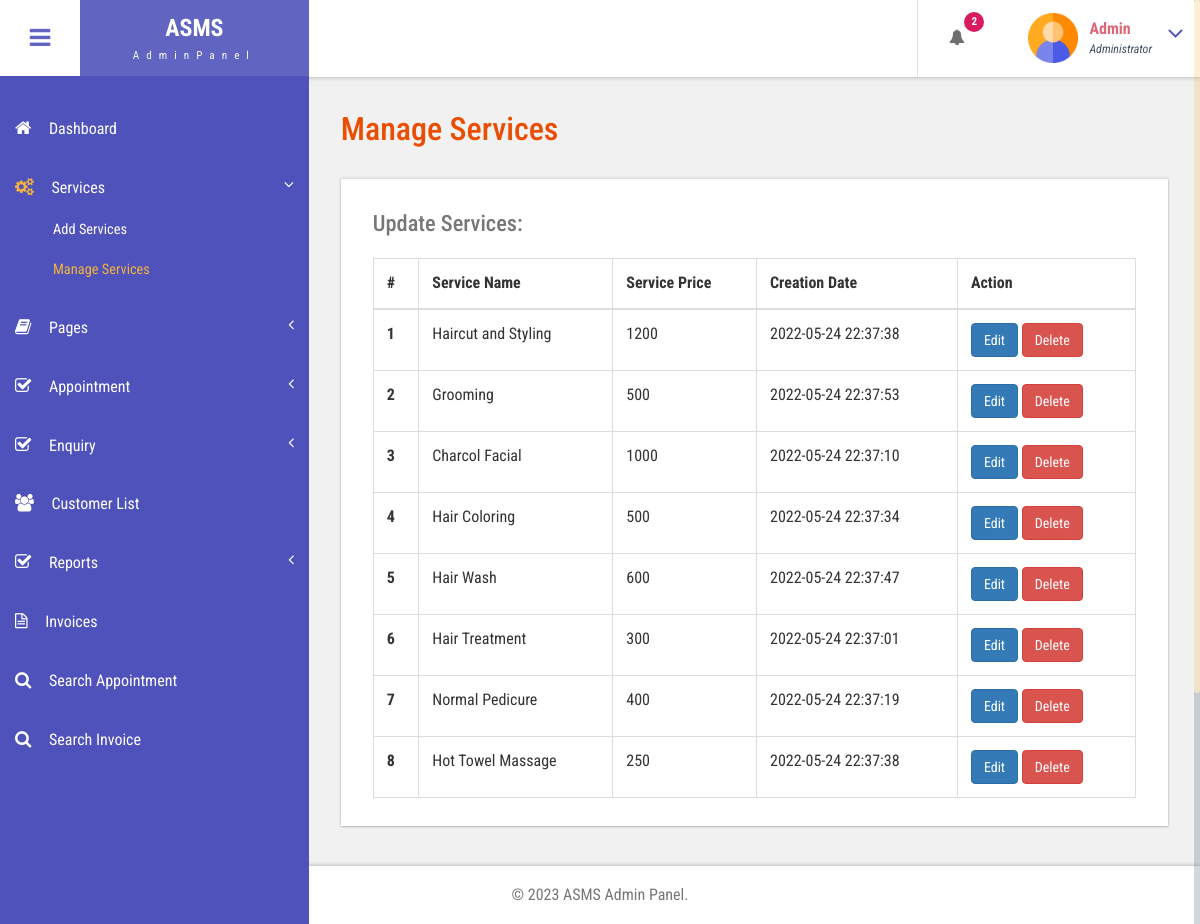
Screenshot of /admin/manage-services.php (signed in) with the database file from the repository.
### tables this page shows
CREATE TABLE `tblservices` (
  `ID` int(10) NOT NULL,
  `ServiceName` varchar(200) DEFAULT NULL,
  `ServiceDescription` mediumtext DEFAULT NULL,
  `Cost` int(10) DEFAULT NULL,
  `Image` varchar(200) DEFAULT NULL,
  `CreationDate` timestamp NULL DEFAULT current_timestamp()
);

### admin/manage-services.php (the view, shortened to what this page needs)
<?php
include('includes/dbconnection.php');
if (strlen($_SESSION['bpmsaid']==0)) {
  header('location:logout.php');
  } else{
  ?>
<!DOCTYPE HTML>
<html>
<head>
<link href="css/bootstrap.css" rel='stylesheet' type='text/css' />
<link href="css/style.css" rel='stylesheet' type='text/css' />
<link href="css/font-awesome.css" rel="stylesheet">
<link href="css/animate.css" rel="stylesheet" type="text/css" media="all">
<link href="css/custom.css" rel="stylesheet">
</head>
<body class="cbp-spmenu-push">
	<div class="main-content">
		 <?php include_once('includes/sidebar.php');?>
		 <?php include_once('includes/header.php');?>
		<div id="page-wrapper">
			<div class="main-page">
				<div class="tables">
					<h3 class="title1">Manage Services</h3>
					<div class="table-responsive bs-example widget-shadow">
						<h4>Update Services:</h4>
						<table class="table table-bordered"> <thead> <tr> <th>#</th> <th>Service Name</th> <th>Service Price</th> <th>Creation Date</th><th>Action</th> </tr> </thead> <tbody>
<?php
$ret=mysqli_query($con,"select *from  tblservices");
$cnt=1;
while ($row=mysqli_fetch_array($ret)) {
?>
						 <tr> <th scope="row"><?php echo $cnt;?></th> <td><?php  echo $row['ServiceName'];?></td> <td><?php  echo $row['Cost'];?></td><td><?php  echo $row['CreationDate'];?></td> <td>
						 	<a href="edit-services.php?editid=<?php echo $row['ID'];?>" class="btn btn-primary">Edit</a>
						 	<a href="manage-services.php?delid=<?php echo $row['ID'];?>" class="btn btn-danger" onClick="return confirm('Are you sure you want to delete?')">Delete</a>
						 	</td> </tr>   <?php
$cnt=$cnt+1;
}?></tbody> </table>
					</div>
				</div>
			</div>
		</div>
		 <?php include_once('includes/footer.php');?>
	</div>
</body>
</html>
<?php }  ?>

### admin/includes/header.php (shortened to what this page needs)
<div class="sticky-header header-section ">
      <div class="header-left">
        <button id="showLeftPush"><i class="fa fa-bars"></i></button>
        <div class="logo">
          <a href="index.html">
            <h1>ASMS</h1>
            <span>AdminPanel</span>
          </a>
        </div>
      </div>
      <div class="header-right">
        <div class="profile_details_left">
          <ul class="nofitications-dropdown">
            <?php
$ret1=mysqli_query($con,"select tbluser.FirstName,tbluser.LastName,tblbook.ID as bid,tblbook.AptNumber from tblbook join tbluser on tbluser.ID=tblbook.UserID where tblbook.Status is null");
$num=mysqli_num_rows($ret1);
?>
            <li class="dropdown head-dpdn">
              <a href="#" class="dropdown-toggle" data-toggle="dropdown" aria-expanded="false"><i class="fa fa-bell"></i><span class="badge blue"><?php echo $num;?></span></a>
            </li>
          </ul>
          <div class="clearfix"> </div>
        </div>
        <div class="profile_details">
        <?php
$adid=$_SESSION['bpmsaid'];
$ret=mysqli_query($con,"select AdminName from tbladmin where ID='$adid'");
$row=mysqli_fetch_array($ret);
$name=$row['AdminName'];
?>
          <ul>
            <li class="dropdown profile_details_drop">
              <a href="#" class="dropdown-toggle" data-toggle="dropdown" aria-expanded="false">
                <div class="profile_img">
                  <span class="prfil-img"><img src="images/admin.png" alt="" width="50" height="50"> </span>
                  <div class="user-name">
                    <p><?php echo $name; ?></p>
                    <span>Administrator</span>
                  </div>
                  <i class="fa fa-angle-down lnr"></i>
                  <div class="clearfix"></div>
                </div>
              </a>
            </li>
          </ul>
        </div>
      </div>
      <div class="clearfix"> </div>
    </div>

### admin/css/style.css (style rules this page uses)
h4, h5, h6, h1, h2, h3 { margin: 0; }
ul, ol { margin: 0; }
p { margin: 0; }
html, body { font-family: 'Roboto Condensed', sans-serif; font-size: 100%; overflow-x: hidden; background: #fff; }
body a { transition: 0.5s all ease; -webkit-transition: 0.5s all ease; -moz-transition: 0.5s all ease; -o-transition: 0.5s all ease; -ms-transition: 0.5s all ease; text-decoration:none; }
h1,h2,h3,h4,h5,h6 { margin:0; }
p { margin:0; }
ul,label { margin:0; padding:0; }
.main-content { position: relative; }
.sticky-header { position: fixed; top: 0; left:0px; width: 100%; z-index: 100; }
.header-section { background:#FFF; box-shadow: 1px 1px 4px rgba(0, 0, 0, 0.21); -webkit-box-shadow: 1px 1px 4px rgba(0, 0, 0, 0.21); -moz-box-shadow: 1px 1px 4px rgba(0, 0, 0, 0.21); -o-box-shadow: 1px 1px 4px rgba(0, 0, 0, 0.21); }
.header-section::after { clear: both; display: block; content: ''; }
.header-left { float: left; width: 45%; }
.header-right { float: right; }
button#showLeftPush { font-size: 1.5em; width: 80px; padding: 0.87em 0; text-align: center; cursor: pointer; float: left; color: #6F6F6F; -moz-transition: all 0.2s ease-out 0s; -webkit-transition: all 0.2s ease-out 0s; transition: all 0.2s ease-out 0s; border: none; background-color: #fff; outline:none; }
.cbp-spmenu-push { overflow-x: hidden; position: relative; }
.cbp-spmenu, .cbp-spmenu-push { -webkit-transition: all 0.3s ease; -moz-transition: all 0.3s ease; transition: all 0.3s ease; }
.cbp-spmenu-push div#page-wrapper { margin: 0 0 0 19.3em; transition:.5s all; -webkit-transition:.5s all; -moz-transition:.5s all; }
.fa { display: inline-block; font-family: FontAwesome; font-style: normal; font-weight: normal; line-height: 1; -webkit-font-smoothing: antialiased; -moz-osx-font-smoothing: grayscale; }
.logo { background: #6164C1; text-align: center; float: left; }
.logo a { padding: 0.9em 3.3em .7em; display: block; text-decoration: none; }
.logo a h1 { color: #fff; font-size: 1.5em; line-height: 1.2em; font-weight: 700; }
.logo a span { color: #F8F8F8; font-size: .7em; text-align: center; letter-spacing: 7px; }
.profile_details_left { float: left; }
li.dropdown.head-dpdn { display: inline-block; padding: 1.7em 0; border-left: 1px solid #E0E0E0; float: left; }
li.dropdown.head-dpdn a.dropdown-toggle { padding: 1.7em 2em; }
i.fa.fa-bell { color:#6F6F6F; }
.header-right span.badge { font-size: 11px; font-weight: bold; color: #FFF; background: #8BC34A; line-height: 15px; width: 20px; height: 20px; border-radius: 2em; -webkit-border-radius: 2em; -moz-border-radius: 2em; -o-border-radius: 2em; text-align: center; display: inline-block; position: absolute; top: 16%; padding: 2px 0 0; }
.header-right span.blue { background-color:#D81B60; }
.profile_details { float: right; }
.profile_details_drop a.dropdown-toggle { display:block; padding: 0.8em 3em 0 2em; }
.profile_img span.prfil-img { float:left; }
.user-name { float:left; margin-top:8px; margin-left:11px; height:35px; }
.profile_details ul li { list-style-type:none; position:relative; }
.profile_details li a i.fa.lnr { position: absolute; top: 34%; right: 8%; color: #4F52BA; font-size: 1.6em; }
.user-name p { font-size:1em; color:#DD6777; line-height:1em; font-weight:700; }
.user-name span { font-size: .75em; font-style: italic; color: #424f63; font-weight: normal; margin-top: .3em; }
.widget-shadow { background-color: #fff; box-shadow: 0 -1px 3px rgba(0,0,0,.12),0 1px 2px rgba(0,0,0,.24); -webkit-box-shadow: 0 -1px 3px rgba(0,0,0,.12),0 1px 2px rgba(0,0,0,.24); -moz-box-shadow: 0 -1px 3px rgba(0,0,0,.12),0 1px 2px rgba(0,0,0,.24); }
h3.title1 { font-size: 2em; color: #e94e02; margin-bottom: 0.8em; }
.table > thead > tr > th, .table > tbody > tr > th, .table > tfoot > tr > th, .table > thead > tr > td, .table > tbody > tr > td, .table > tfoot > tr > td { border-top: none; }
.tables h4 { font-size: 1.4em; margin-bottom: 1em; color: #777777; }
.tables .panel-body ,.tables .bs-example { padding: 2em 2em 0.5em; }
.tables .table > thead > tr > th, .tables .table > tbody > tr > th, .tables .table > tfoot > tr > th, .tables .table > thead > tr > td, .tables .table > tbody > tr > td, .tables .table > tfoot > tr > td { padding: 13px; border-top: 1px solid #E0E0E0; }
.bs-example { margin-top: 2em; }

### admin/css/custom.css (style rules this page uses)
#page-wrapper { padding:7em 2em 2.5em; background-color: #F1F1F1; }

### rows the page displays
tblservices: ServiceName "Haircut and Styling", Cost "1200", CreationDate "2022-05-24 22:37:38"
tblservices: ServiceName "Grooming", Cost "500", CreationDate "2022-05-24 22:37:53"
tblservices: ServiceName "Charcol Facial", Cost "1000", CreationDate "2022-05-24 22:37:10"
tblservices: ServiceName "Hair Coloring", Cost "500", CreationDate "2022-05-24 22:37:34"
tblservices: ServiceName "Hair Wash", Cost "600", CreationDate "2022-05-24 22:37:47"
tblservices: ServiceName "Hair Treatment", Cost "300", CreationDate "2022-05-24 22:37:01"
tblservices: ServiceName "Normal Pedicure", Cost "400", CreationDate "2022-05-24 22:37:19"
tblservices: ServiceName "Hot Towel Massage", Cost "250", CreationDate "2022-05-24 22:37:38"

### other values shown
$num "2"
$name "Admin"
